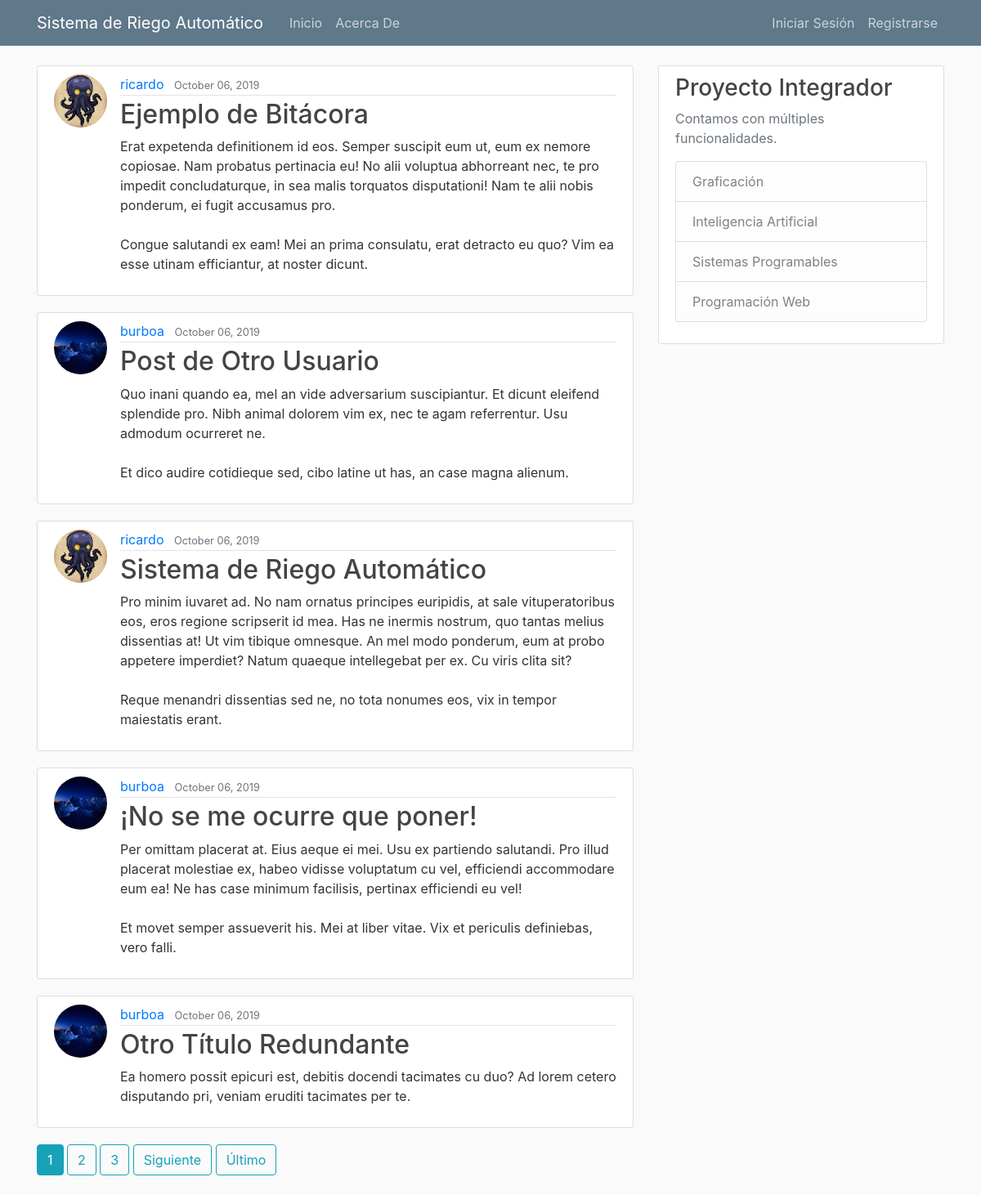
The page / on the database its author committed.
### blog/models.py (models this page shows, shortened)
class Post(models.Model):
    title = models.CharField(max_length=100)
    content = models.TextField()
    date_posted = models.DateTimeField(default=timezone.now)
    author = models.ForeignKey(User, on_delete=models.CASCADE)

### users/models.py (models this page shows, shortened)
class Profile(models.Model):
    user = models.OneToOneField(User, on_delete=models.CASCADE)
    image = models.ImageField(default='default.jpg', upload_to='profile_pics')

### blog/views.py (the view)
# urls.py: path('', PostListView.as_view(), name='blog-home'),
class PostListView(ListView):
    model = Post
    template_name = 'blog/home.html' # <app>/<model>_<viewtype>.html
    context_object_name = 'posts'
    ordering = ['-date_posted']
    paginate_by = 5

### blog/templates/blog/home.html (shortened to what this page needs)
{% extends "blog/base.html" %}
{% block content %}
    {% for post in posts %}
        <article class="media content-section">
          <img class="rounded-circle article-img" src="{{ post.author.profile.image.url }}">
          <div class="media-body">
            <div class="article-metadata">
              <a class="mr-2" href="{% url 'user-posts' post.author.username %}">{{ post.author }}</a>
              <small class="text-muted">{{ post.date_posted|date:"F d, Y" }}</small>
            </div>
            <h2><a class="article-title" href="{% url 'post-detail' post.id %}">{{ post.title }}</a></h2>
            <p class="article-content">{{ post.content }}</p>
          </div>
        </article>
    {% endfor %}
    {% if is_paginated %}
        {% for num in page_obj.paginator.page_range %}
          {% if page_obj.number == num %}
            <a class="btn btn-info mb-4" href="?page={{ num }}">{{ num }}</a>
          {% elif num > page_obj.number|add:'-3' and num < page_obj.number|add:'3' %}
            <a class="btn btn-outline-info mb-4" href="?page={{ num }}">{{ num }}</a>
          {% endif %}
        {% endfor %}
        {% if page_obj.has_next %}
          <a class="btn btn-outline-info mb-4" href="?page={{ page_obj.next_page_number }}">Siguiente</a>
          <a class="btn btn-outline-info mb-4" href="?page={{ page_obj.paginator.num_pages }}">Último</a>
        {% endif %}
    {% endif %}
{% endblock content %}

### blog/templates/blog/base.html (shortened to what this page needs)
{% load static %}
<!DOCTYPE html>
<html>
<head>
    <link rel="stylesheet" href="https://maxcdn.bootstrapcdn.com/bootstrap/4.0.0/css/bootstrap.min.css">
    <link rel="stylesheet" type="text/css" href="{% static 'blog/main.css' %}">
</head>
<body>
    <header class="site-header">
        <nav class="navbar navbar-expand-md navbar-dark bg-steel fixed-top">
            <div class="container">
                <a class="navbar-brand mr-4" href="{% url 'blog-home' %}">Sistema de Riego Automático</a>
                <div class="collapse navbar-collapse" id="navbarToggle">
                    <div class="navbar-nav mr-auto">
                        <a class="nav-item nav-link" href="{% url 'blog-home' %}">Inicio</a>
                        <a class="nav-item nav-link" href="{% url 'blog-about' %}">Acerca De</a>
                    </div>
                    <div class="navbar-nav">
                        {% if user.is_authenticated %}
                            <a class="nav-item nav-link" href="{% url 'post-create' %}">Nueva Bitácora</a>
                            <a class="nav-item nav-link" href="{% url 'graficas' %}">Gráficas</a>
                            <a class="nav-item nav-link" href="{% url 'int_artificial' %}">Inteligencia Artificial</a>
                            <a class="nav-item nav-link" href="{% url 'profile' %}">Perfil</a>
                            <a class="nav-item nav-link" href="{% url 'logout' %}">Cerrar Sesión</a>
                        {% else %}
                            <a class="nav-item nav-link" href="{% url 'login' %}">Iniciar Sesión</a>
                            <a class="nav-item nav-link" href="{% url 'register' %}">Registrarse</a>
                        {% endif %}
                    </div>
                </div>
            </div>
        </nav>
    </header>
    <main role="main" class="container">
        <div class="row">
            <div class="col-md-8">
                {% block content %}{% endblock %}
            </div>
            <div class="col-md-4">
            <div class="content-section">
                <h3>Proyecto Integrador</h3>
                <p class='text-muted'>Contamos con múltiples funcionalidades.
                <ul class="list-group">
                    <li class="list-group-item list-group-item-light">Graficación</li>
                    <li class="list-group-item list-group-item-light">Inteligencia Artificial</li>
                    <li class="list-group-item list-group-item-light">Sistemas Programables</li>
                    <li class="list-group-item list-group-item-light">Programación Web</li>
                </ul>
                </p>
            </div>
            </div>
        </div>
    </main>
</body>
</html>

### blog/static/blog/main.css (style rules this page uses)
body { background: #fafafa; color: #333333; margin-top: 5rem; }
h1, h2, h3, h4, h5, h6 { color: #444444; }
ul { margin: 0; }
.bg-steel { background-color: #5f788a; }
.site-header .navbar-nav .nav-link { color: #cbd5db; }
.content-section { background: #ffffff; padding: 10px 20px; border: 1px solid #dddddd; border-radius: 3px; margin-bottom: 20px; }
.article-title { color: #444444; }
.article-content { white-space: pre-line; }
.article-img { height: 65px; width: 65px; margin-right: 16px; }
.article-metadata { padding-bottom: 1px; margin-bottom: 4px; border-bottom: 1px solid #e3e3e3 }

### rows shown on the page
Post: author.profile.image (picture), author "ricardo", date_posted "October 06, 2019", title "Ejemplo de Bitácora", content "Erat expetenda definitionem id eos. Semper suscipit eum ut, eum ex nemore copiosae. Nam probatus pertinacia eu! No alii voluptua abhorreant nec, te pro impedit concludaturque, in sea malis torquatos disputationi! Nam te alii nobis ponderum, ei fugit accusamus pro. Congue salutandi ex eam! Mei an prima consulatu, erat detracto eu quo? Vim ea esse utinam efficiantur, at noster dicunt."
Post: author.profile.image (picture), author "burboa", date_posted "October 06, 2019", title "Post de Otro Usuario", content "Quo inani quando ea, mel an vide adversarium suscipiantur. Et dicunt eleifend splendide pro. Nibh animal dolorem vim ex, nec te agam referrentur. Usu admodum ocurreret ne. Et dico audire cotidieque sed, cibo latine ut has, an case magna alienum."
Post: author.profile.image (picture), author "ricardo", date_posted "October 06, 2019", title "Sistema de Riego Automático", content "Pro minim iuvaret ad. No nam ornatus principes euripidis, at sale vituperatoribus eos, eros regione scripserit id mea. Has ne inermis nostrum, quo tantas melius dissentias at! Ut vim tibique omnesque. An mel modo ponderum, eum at probo appetere imperdiet? Natum quaeque intellegebat per ex. Cu viris clita sit? Reque menandri dissentias sed ne, no tota nonumes eos, vix in tempor maiestatis erant."
Post: author.profile.image (picture), author "burboa", date_posted "October 06, 2019", title "¡No se me ocurre que poner!", content "Per omittam placerat at. Eius aeque ei mei. Usu ex partiendo salutandi. Pro illud placerat molestiae ex, habeo vidisse voluptatum cu vel, efficiendi accommodare eum ea! Ne has case minimum facilisis, pertinax efficiendi eu vel! Et movet semper assueverit his. Mei at liber vitae. Vix et periculis definiebas, vero falli."
Post: author.profile.image (picture), author "burboa", date_posted "October 06, 2019", title "Otro Título Redundante", content "Ea homero possit epicuri est, debitis docendi tacimates cu duo? Ad lorem cetero disputando pri, veniam eruditi tacimates per te."

### other values the page prints
{{ num }} "1"
{{ num }} "2" "3"
